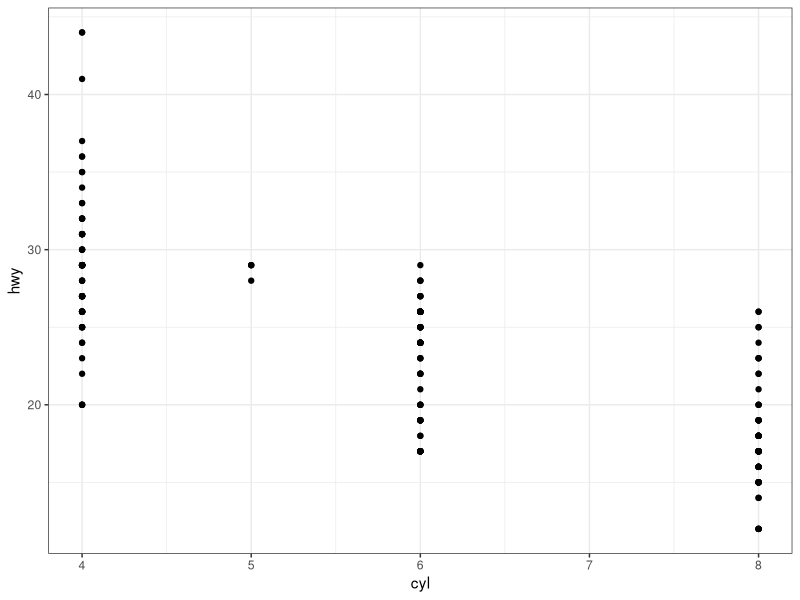

R code for this plot:
## ---- chunk 1
"I study babies"
"But do babies know me?" 
"I will never know"
## ---- chunk 2
 library(ggplot2)
 ggplot(data = mpg, aes(x = cyl, y = hwy)) + 
  geom_point() + 
  theme_bw()
